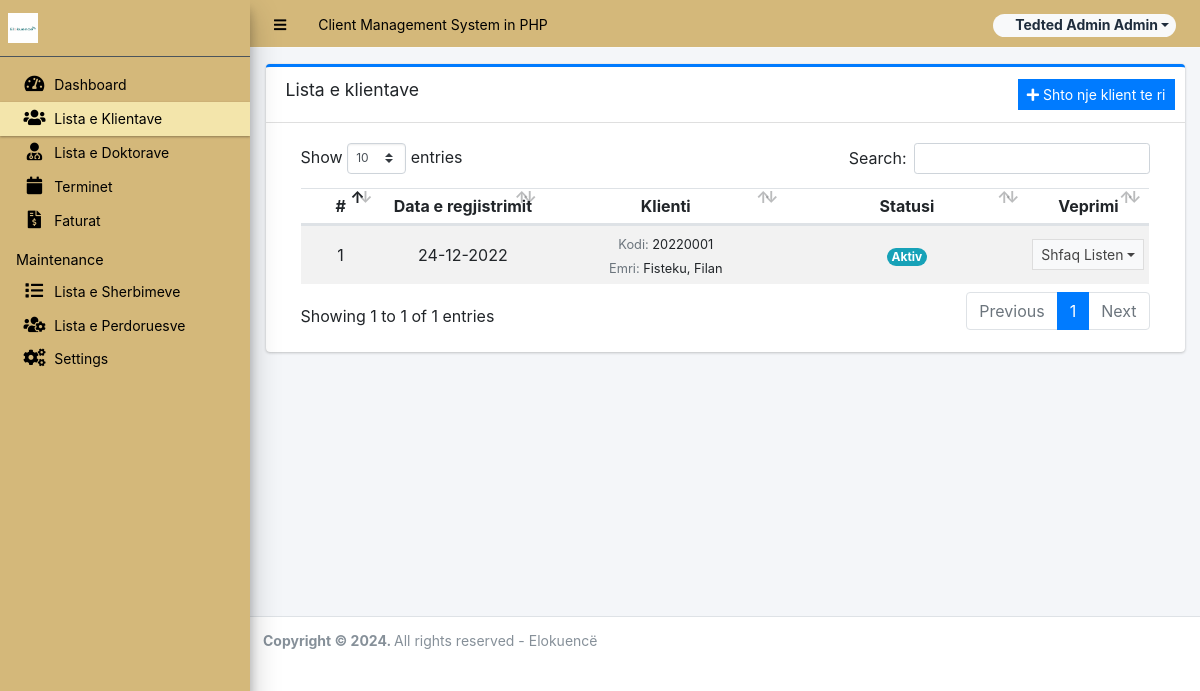
The page /admin/?page=client (signed in) on the database its author committed.
### tables this page shows
CREATE TABLE `client_list` (
  `id` int(30) NOT NULL,
  `client_code` varchar(50) NOT NULL,
  `password` text NOT NULL,
  `fullname` text NOT NULL,
  `status` tinyint(1) NOT NULL DEFAULT 1 COMMENT '1 = Active, 2= Inactive',
  `termin_date` varchar(255) DEFAULT NULL,
  `termin_number` varchar(255) DEFAULT NULL,
  `date_created` datetime NOT NULL DEFAULT current_timestamp(),
  `date_updated` datetime NOT NULL DEFAULT current_timestamp() ON UPDATE current_timestamp(),
  `remarks` text DEFAULT NULL
);

### admin/client/index.php (the view, shortened to what this page needs)
<div class="card card-outline card-primary">
	<div class="card-header">
		<h3 class="card-title">Lista e klientave</h3>
		<div class="card-tools">
			<a href="<?php echo base_url."admin?page=client/manage_client" ?>" id="create_new" class="btn btn-flat btn-sm btn-primary"><span class="fas fa-plus"></span>  Shto nje klient te ri</a>
		</div>
	</div>
	<div class="card-body">
		<div class="container-fluid">
        <div class="container-fluid">
			<table class="table table-hover table-striped">
				<colgroup>
					<col width="10%">
					<col width="20%">
					<col width="30%">
					<col width="30%">
					<col width="10%">
					<col width="30%">
				</colgroup>
				<thead>
					<tr>
						<th class="text-center">#</th>
						<th class="text-center">Data e regjistrimit</th>
						<th class="text-center">Klienti</th>
						<th class="text-center">Statusi</th>
						<th class="text-center">Veprimi</th>
					</tr>
				</thead>
				<tbody>
					<?php
						$i = 1;
						$qry = $conn->query("SELECT *  from `client_list`order by fullname asc ");
						while($row = $qry->fetch_assoc()):
					?>
						<tr>
							<td class="text-center"><?php echo $i++; ?></td>
							<td class="text-center"><?php echo date("d-m-Y ",strtotime($row['date_created'])) ?></td>
							<td class="text-center">
								<p class="m-0">
									<small>
										<span class="text-muted">Kodi: </span><span><?php echo $row['client_code'] ?></span><br>
										<span class="text-muted">Emri: </span><span><?php echo $row['fullname'] ?></span>
									</small>
								</p>
							</td>
							<td class="text-center">
                                <?php if($row['status'] == 1): ?>
                                    <span class="badge badge-info rounded-pill">Aktiv</span>
									<?php endif; ?>
                            </td>
							<td align="center">
								 <button type="button" class="btn btn-flat btn-default btn-sm dropdown-toggle dropdown-icon" data-toggle="dropdown">
								 		Shfaq Listen
				                  </button>
							</td>
						</tr>
					<?php endwhile; ?>
				</tbody>
			</table>
		</div>
		</div>
	</div>
</div>

### rows shown on the page
client_list: date_created "24-12-2022", client_code "20220001", fullname "Fisteku, Filan", status "Aktiv"

### other values the page prints
$_settings->info('name') "Client Management System in PHP"
$_settings->userdata('firstname').' '.$_settings->userdata('lastname') "Tedted Admin Admin"
